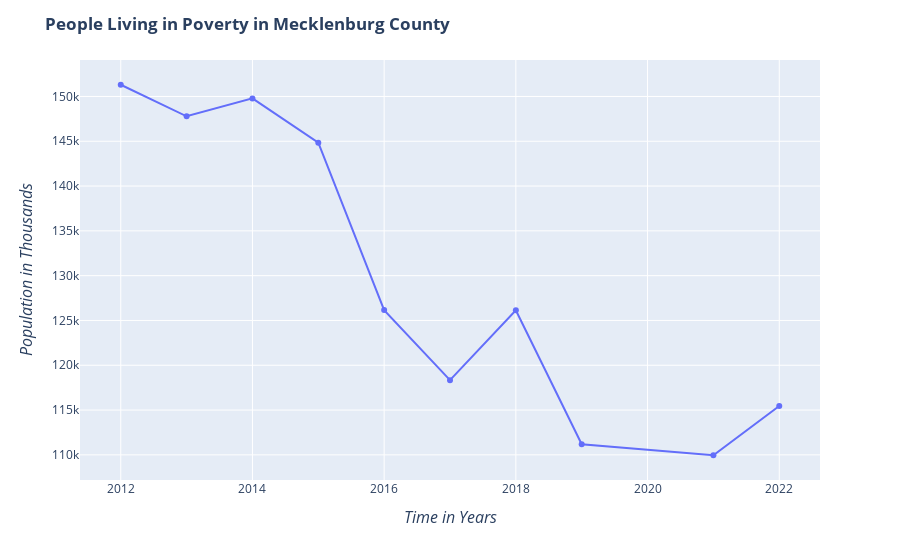

Notebook cell for this chart:
### Code cell
import plotly.express as px
import pandas as pd
import numpy as np

df = pd.read_csv(r'People_Poverty.csv')

year = df['Year']
total = df['Total']
fig = px.line(x= year,y= total, markers=True)
fig.update_layout(title='<b>People Living in Poverty in Mecklenburg County<b>',xaxis_title="<i>Time in Years<i>",
    yaxis_title="<i>Population in Thousands<i>",
    legend_title="Legend",
    showlegend = True)
fig.update_yaxes(title_font=dict(size=16))
fig.update_xaxes(title_font=dict(size=16))

### Figure 1 — Plotly figure (JSON) as saved in the notebook; plotly's stock layout.template omitted (floating-point values rounded to 4 significant figures)
{"data": [{"hovertemplate": "x=%{x}<br>y=%{y}<extra></extra>", "legendgroup": "", "line": {"color": "#636efa", "dash": "solid"}, "marker": {"symbol": "circle"}, "mode": "markers+lines", "name": "", "orientation": "v", "showlegend": false, "type": "scatter", "x": [2012, 2013, 2014, 2015, 2016, 2017, 2018, 2019, 2021, 2022], "xaxis": "x", "y": [151308, 147786, 149786, 144834, 126156, 118337, 126135, 111183, 109956, 115446], "yaxis": "y"}], "layout": {"legend": {"title": {"text": "Legend"}, "tracegroupgap": 0}, "margin": {"t": 60}, "showlegend": true, "title": {"text": "<b>People Living in Poverty in Mecklenburg County<b>"}, "xaxis": {"anchor": "y", "domain": [0, 1], "title": {"font": {"size": 16}, "text": "<i>Time in Years<i>"}}, "yaxis": {"anchor": "x", "domain": [0, 1], "title": {"font": {"size": 16}, "text": "<i>Population in Thousands<i>"}}}}
